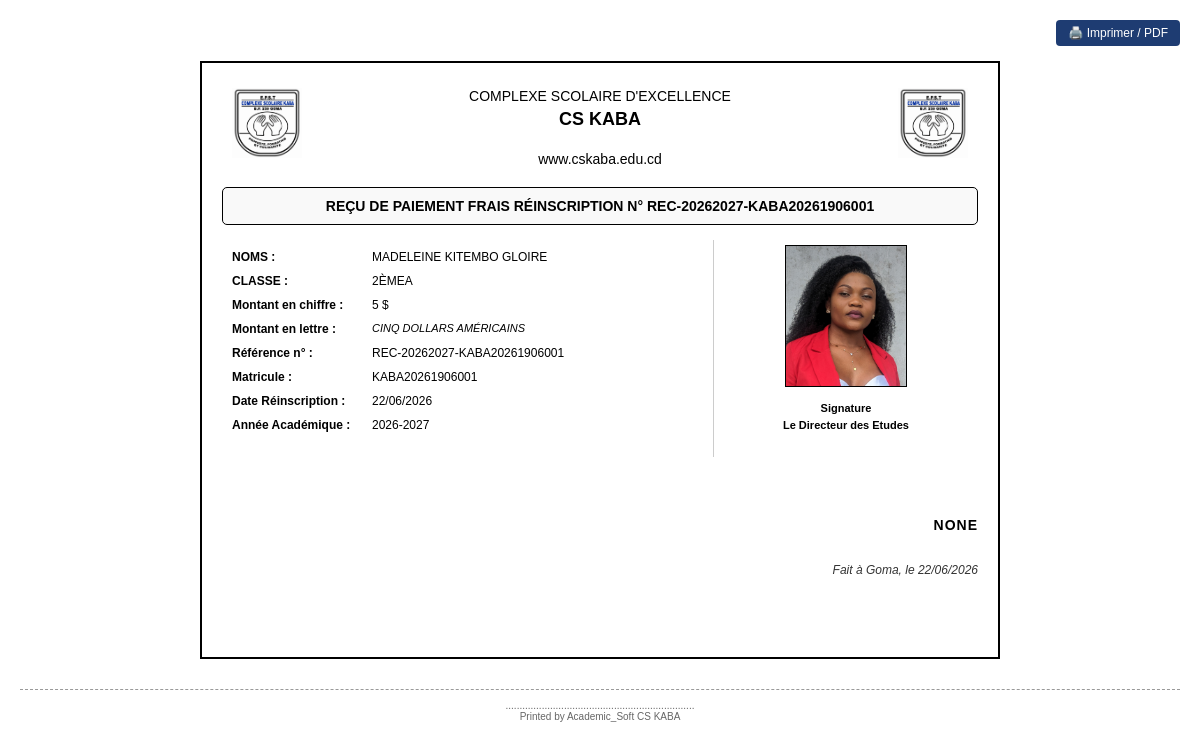
The app's page /gestion/eleves/recu/1/ (signed in) with its own data.
### Cote/models.py (models this page shows, shortened)
class Personne(models.Model):
    SEXE_CHOICES = [('M', 'Masculin'), ('F', 'Féminin')]
    nom = models.CharField(max_length=100, verbose_name="Nom")
    postnom = models.CharField(max_length=100, blank=True, null=True, verbose_name="Postnom")
    prenom = models.CharField(max_length=100, verbose_name="Prénom")
    lieu_naissance = models.CharField(max_length=100, blank=True, null=True, verbose_name="Lieu de naissance")
    date_naissance = models.DateField(blank=True, null=True, verbose_name="Date de naissance")
    sexe = models.CharField(max_length=1, choices=SEXE_CHOICES, blank=True, null=True, verbose_name="Sexe")
    adresse = models.TextField(blank=True, null=True, verbose_name="Adresse")
    telephone = models.CharField(max_length=20, blank=True, null=True, verbose_name="Téléphone")
    email = models.EmailField(max_length=255, blank=True, null=True, verbose_name="Email")
    created_at = models.DateTimeField(auto_now_add=True, verbose_name="Date de création")
    photo = models.ImageField(upload_to='photos/personnes/', blank=True, null=True, verbose_name="Photo de profil")
    class Meta:
        verbose_name = "Personne"
        verbose_name_plural = "Personnes"
        ordering = ['nom', 'prenom']

class Classe(models.Model):
    nom_classe = models.CharField(max_length=50, verbose_name="Nom de la classe")
    niveau = models.CharField(max_length=20, blank=True, null=True, verbose_name="Niveau")
    id_option = models.ForeignKey(OptionEtude, on_delete=models.SET_NULL, null=True, blank=True, verbose_name="Option")
    est_cycle_orientation = models.BooleanField(default=False, verbose_name="Est cycle d'orientation")
    capacite_max = models.IntegerField(default=30, verbose_name="Capacité maximale")
    actif = models.BooleanField(default=True, verbose_name="Actif")
    created_at = models.DateTimeField(auto_now_add=True, verbose_name="Date de création")
    class Meta:
        verbose_name = "Classe"
        verbose_name_plural = "Classes"
        ordering = ['niveau', 'nom_classe']
        unique_together = []  # Pas de contrainte d'unicité sur nom_classe + option

class Eleve(models.Model):
    id_personne = models.OneToOneField(Personne, on_delete=models.CASCADE, verbose_name="Personne")
    matricule = models.CharField(max_length=50, unique=True, verbose_name="Matricule")
    telephone_parent = models.CharField(max_length=20, blank=True, null=True, verbose_name="Téléphone parent")
    email_parent = models.EmailField(max_length=255, blank=True, null=True, verbose_name="Email parent")
    photo = models.ImageField(upload_to='photos/eleves/', blank=True, null=True, verbose_name="Photo de l'élève")
    est_actif = models.BooleanField(default=True, verbose_name="Est actif")
    created_at = models.DateTimeField(auto_now_add=True, verbose_name="Date de création")
    class Meta:
        verbose_name = "Élève"
        verbose_name_plural = "Élèves"
        ordering = ['id_personne__nom', 'id_personne__prenom']

class AnneeScolaire(models.Model):
    annee_scolaire = models.CharField(max_length=20, unique=True, verbose_name="Année scolaire")
    est_active = models.BooleanField(default=False, verbose_name="Année active")
    date_debut = models.DateField(verbose_name="Date début")
    date_fin = models.DateField(verbose_name="Date fin")
    created_at = models.DateTimeField(auto_now_add=True, verbose_name="Date de création")
    class Meta:
        verbose_name = "Année scolaire"
        verbose_name_plural = "Années scolaires"
        ordering = ['-id']

### Cote/views.py (the view)
# urls.py: path('gestion/eleves/recu/<int:eleve_id>/', views.generer_recu_inscription, name='recu_inscription'),
def generer_recu_inscription(request, eleve_id):
    if not request.session.get('user_id'):
        return redirect('login')
    if request.session.get('user_role') != 'DE':
        messages.error(request, 'Accès non autorisé')
        return redirect('dashboard_de')
    try:
        eleve = Eleve.objects.select_related('id_personne').get(id=eleve_id, est_actif=True)
    except Eleve.DoesNotExist:
        messages.error(request, 'Élève introuvable')
        return redirect('liste_eleves')
    annee_active = AnneeScolaire.objects.filter(est_active=True).first()
    if not annee_active:
        messages.error(request, 'Aucune année scolaire active')
        return redirect('liste_eleves')
    try:
        inscription = Inscription.objects.select_related('id_classe').get(id_eleve=eleve, id_annee=annee_active, est_active=True)
    except Inscription.DoesNotExist:
        messages.error(request, 'Cet élève n\'est pas inscrit pour l\'année en cours')
        return redirect('liste_eleves')
    inscriptions_anterieures = Inscription.objects.filter(id_eleve=eleve).exclude(id_annee=annee_active).count()
    est_reinscription = inscriptions_anterieures > 0
    montant = 5 if est_reinscription else 10
    titre_recu = "REÇU DE PAIEMENT FRAIS RÉINSCRIPTION" if est_reinscription else "REÇU DE PAIEMENT FRAIS INSCRIPTION"
    numero_recu = f"REC-{annee_active.annee_scolaire.replace('-', '')}-{eleve.matricule}"
    date_inscription = inscription.date_inscription.strftime("%d/%m/%Y")
    def montant_en_lettres(m):
        return "CINQ" if m == 5 else "DIX" if m == 10 else str(m)
    montant_lettres = montant_en_lettres(montant) + " DOLLARS AMÉRICAINS"
    context = {
        'user_nom': request.session.get('user_nom'), 'eleve': eleve, 'personne': eleve.id_personne,
        'classe_nom': inscription.id_classe.nom_classe, 'annee_scolaire': annee_active.annee_scolaire,
        'numero_recu': numero_recu, 'montant': montant, 'montant_lettres': montant_lettres,
        'titre_recu': titre_recu, 'date_inscription': date_inscription, 'est_reinscription': est_reinscription,
        'photo_url': eleve.photo.url if eleve.photo else None,
    }
    return render(request, 'Cote/admin/recu_inscription.html', context)

### Cote/templates/Cote/admin/recu_inscription.html (shortened to what this page needs)
{% load static %}
<!DOCTYPE html>
<html lang="fr">
<head>
</head>
<body>
    <div class="print-button">
        <button onclick="window.print();" class="btn-print">
            🖨️ Imprimer / PDF
        </button>
    </div>
    <div class="receipt-container">
        <table>
            <tr>
                <td class="logo-cell">
                    <img src="{% static 'images/kaba.png' %}" alt="Logo" class="logo-img" onerror="this.style.display='none'">
                </td>
                <td class="header-title">
                    COMPLEXE SCOLAIRE D'EXCELLENCE<br>
                    <strong>CS KABA</strong><br>
                    www.cskaba.edu.cd
                </td>
                <td class="logo-cell">
                    <img src="{% static 'images/kaba.png' %}" alt="Logo" class="logo-img" onerror="this.style.display='none'">
                </td>
            </tr>
        </table>
        <div class="receipt-number-box">
            {{ titre_recu }} N° {{ numero_recu }}
        </div>
        <table>
            <tr>
                <td class="info-left">
                    <table style="width: 100%;">
                        <tr>
                            <td class="label-text">NOMS :</td>
                            <td>{{ personne.nom|upper }} {{ personne.postnom|upper }} {{ personne.prenom|upper }}</td>
                        </tr>
                        <tr>
                            <td class="label-text">CLASSE :</td>
                            <td>{{ classe_nom|upper }}</td>
                        </tr>
                        <tr>
                            <td class="label-text">Montant en chiffre :</td>
                            <td>{{ montant }} $</td>
                        </tr>
                        <tr>
                            <td class="label-text">Montant en lettre :</td>
                            <td class="montant-lettres">{{ montant_lettres }}</td>
                        </tr>
                        <tr>
                            <td class="label-text">Référence n° :</td>
                            <td>{{ numero_recu }}</td>
                        </tr>
                        <tr>
                            <td class="label-text">Matricule :</td>
                            <td>{{ eleve.matricule }}</td>
                        </tr>
                        <tr>
                            <td class="label-text">Date {{ est_reinscription|yesno:"Réinscription,Inscription" }} :</td>
                            <td>{{ date_inscription }}</td>
                        </tr>
                        <tr>
                            <td class="label-text">Année Académique :</td>
                            <td>{{ annee_scolaire }}</td>
                        </tr>
                    </table>
                </td>
                <td class="info-right">
                    {% if photo_url %}
                        <img src="{{ photo_url }}" class="student-photo" alt="Photo élève">
                    {% else %}
                        <div class="no-photo">PAS DE PHOTO</div>
                    {% endif %}
                    <div class="officials">
                        <div>Signature</div>
                        <div>Le Directeur des Etudes</div>
                    </div>
                </td>
            </tr>
        </table>
        <div class="signature-section">
            <div class="comptable-name">{{ user_nom|upper }}</div>
            <div class="goma-section">
                Fait à Goma, le {{ date_inscription }}
            </div>
        </div>
    </div>
    <div class="footer-section">
        ....................................................................<br>
        Printed by Academic_Soft CS KABA
    </div>
</body>
</html>

### Cote/templates/Cote/admin/recu_inscription.html (style rules this page uses)
body { font-family: "Arial", sans-serif; margin: 0; padding: 20px; color: #000; font-size: 12px; background: #fff; }
.receipt-container { width: 100%; max-width: 800px; margin: 0 auto; border: 2px solid #000; padding: 20px 20px 80px 20px; position: relative; box-sizing: border-box; }
table { width: 100%; border-collapse: collapse; margin-bottom: 15px; }
td, th { vertical-align: top; padding: 5px; }
.logo-cell { width: 80px; text-align: center; }
.logo-img { width: 70px; height: auto; }
.header-title { font-size: 14px; text-align: center; }
.header-title strong { font-size: 18px; display: block; margin: 5px 0; }
.receipt-number-box { border: 1px solid #000; border-radius: 5px; padding: 10px; text-align: center; margin: 15px 0; font-weight: bold; font-size: 14px; background: #f9f9f9; }
.info-left { width: 65%; vertical-align: top; }
.info-right { width: 35%; text-align: center; vertical-align: top; border-left: 1px solid #ccc; }
.student-photo { width: 120px; height: 140px; border: 1px solid #000; object-fit: cover; margin: 0 auto 10px auto; display: block; }
.label-text { font-weight: bold; width: 130px; }
.montant-lettres { font-style: italic; text-transform: uppercase; font-size: 11px; }
.officials { margin-top: 15px; font-size: 11px; font-weight: bold; }
.officials div { margin: 5px 0; }
.signature-section { margin-top: 60px; width: 100%; text-align: right; }
.comptable-name { font-size: 14px; font-weight: 900; color: #000; margin-bottom: 20px; letter-spacing: 1px; text-transform: uppercase; }
.goma-section { margin-top: 30px; text-align: right; font-size: 12px; font-style: italic; color: #333; }
.footer-section { margin-top: 30px; text-align: center; font-size: 10px; color: #666; border-top: 1px dashed #999; padding-top: 10px; }
.print-button { text-align: right; margin-bottom: 15px; }
.btn-print { background: #1e3c72; color: white; border: none; padding: 6px 12px; border-radius: 4px; cursor: pointer; font-size: 12px; }

### records on screen
Personne: nom "MADELEINE", postnom "KITEMBO", prenom "GLOIRE"
Classe: nom_classe "2ÈMEA"
Eleve: matricule "KABA20261906001"
AnneeScolaire: annee_scolaire "2026-2027"

### other values on screen
{{ titre_recu }} "REÇU DE PAIEMENT FRAIS RÉINSCRIPTION"
{{ numero_recu }} "REC-20262027-KABA20261906001"
{{ montant }} "5"
{{ montant_lettres }} "CINQ DOLLARS AMÉRICAINS"
{{ est_reinscription|yesno:"Réinscription,Inscription" }} "Réinscription"
{{ date_inscription }} "22/06/2026"
{{ user_nom|upper }} "NONE"
